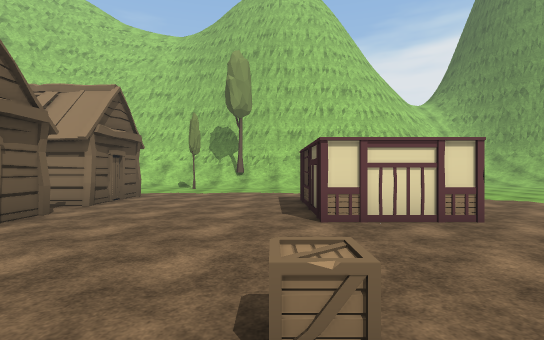
View 1 (above)

21 first-person views from a walk through a 3-D level made in the Unity game engine. The camera is 1.4 m above the floor, looks level and sees 85° across. The floor is counted in squares, 2 m on a side. Each view is taken from the middle of a square. On the plan, view 1 faces up. The plan holds only what a view shows up to about 10 squares ahead; the rest is blank. The place goes on beyond the plan. The player is left out. Some surface patterns are stand-ins.

View 2
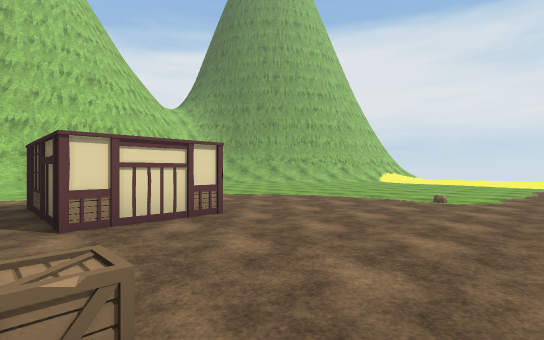

View 3
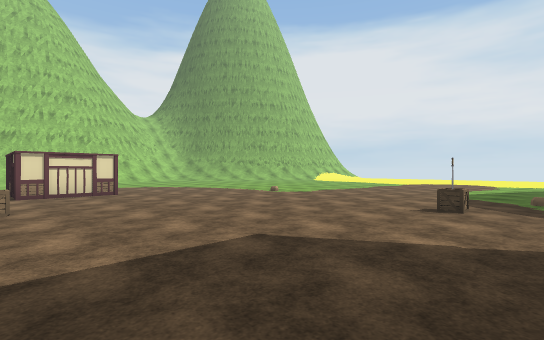

View 4
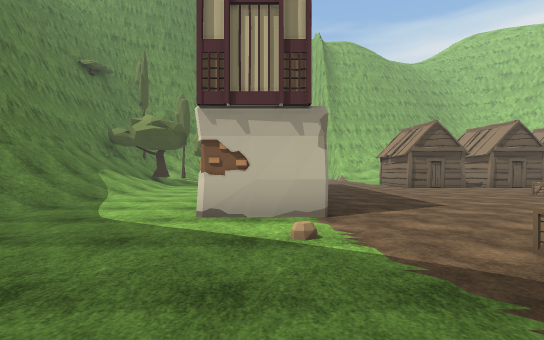

View 5
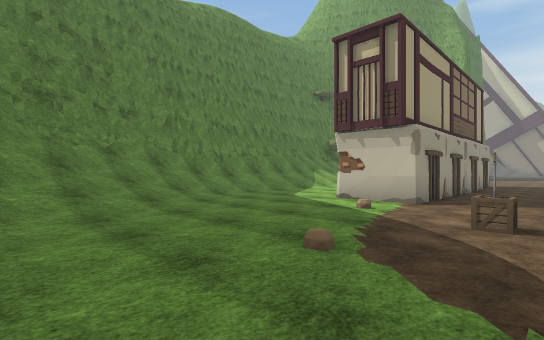

View 6
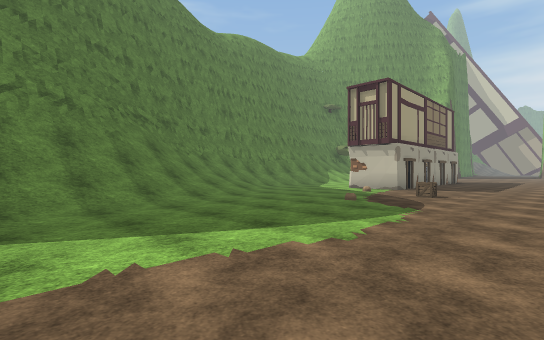

View 7
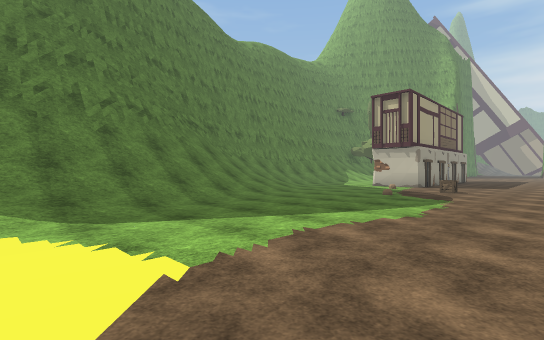

View 8
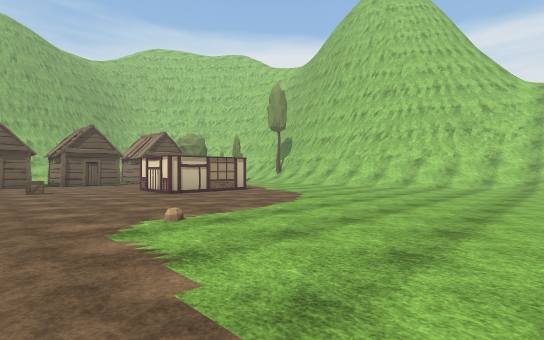

View 9
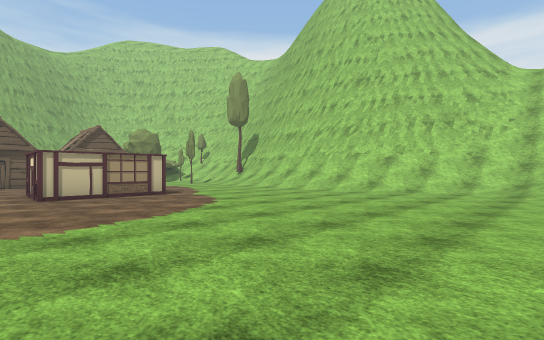

View 10
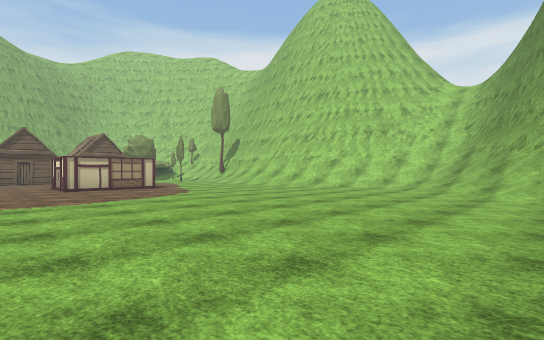

View 11
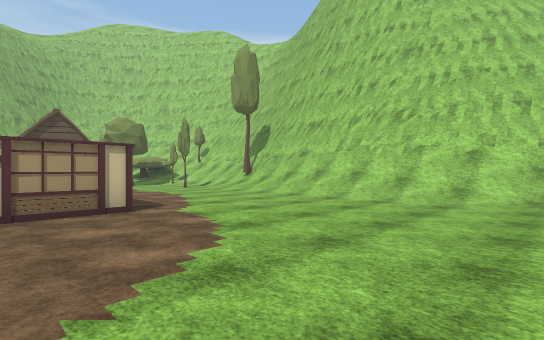

View 12
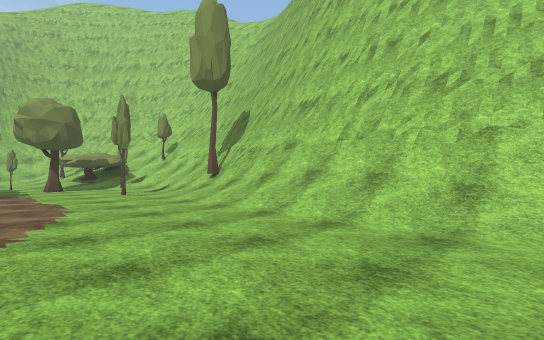

View 13
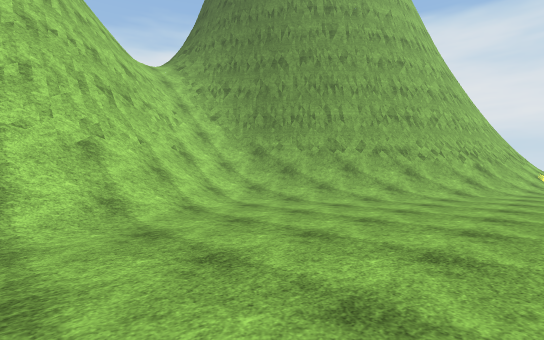

View 14
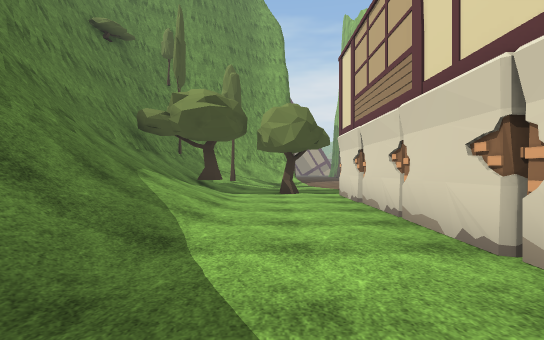

View 15
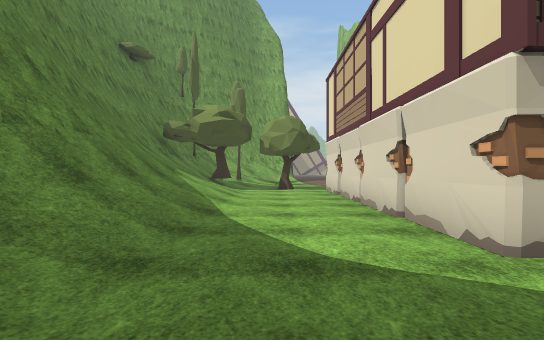

View 16
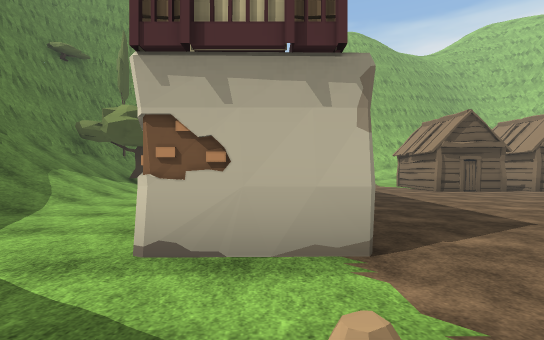

View 17
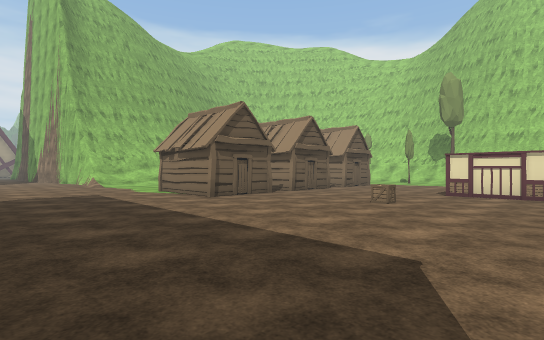

View 18
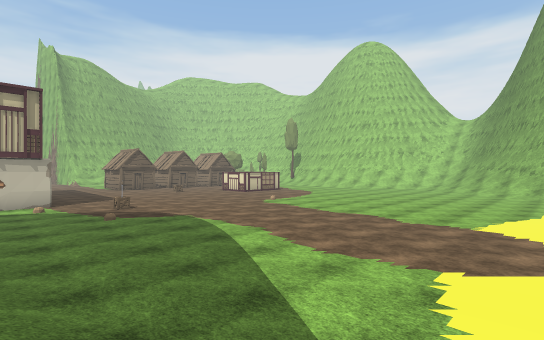

View 19
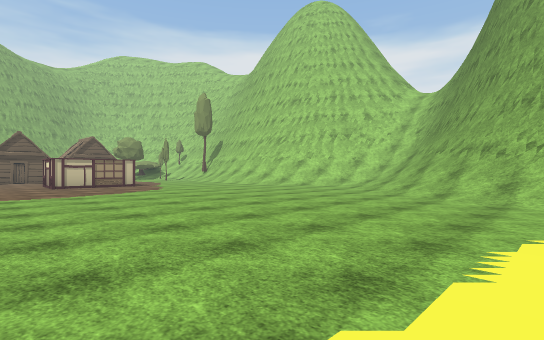

View 20
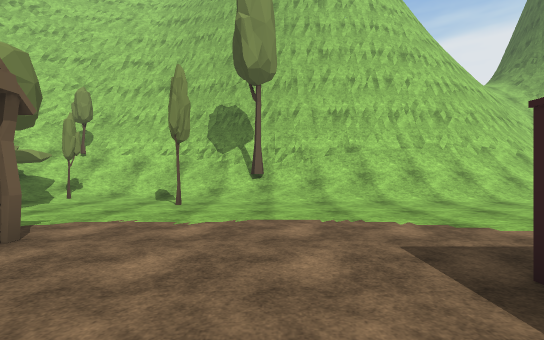

View 21
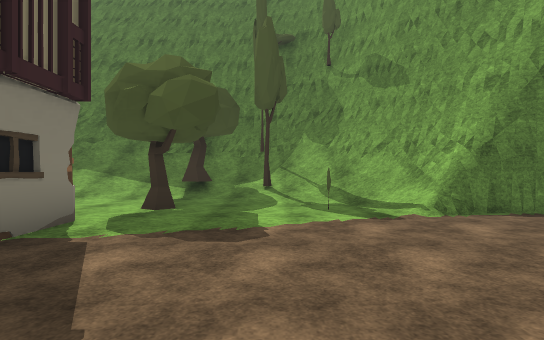

### Floor plan
Key: @ floor where view 1 was taken; # wall or solid block; . main floor; : floor 0.25 m higher than the main floor; + floor 2.25 m higher than the main floor; / step, stairs or slope; = window, fence, low wall or low ledge; H hut; C crate; T tree; O other object.
Columns run from 12 left of view 1 to 16 right of it. Each row starts with its distance up from view 1.
 15    ########      ####///##
 14    //T/=###########//////#
 13     ///////T/////////////##
 12      /T...//////////...///###
 11       ...T..............///##
 10       T..................////
  9       .....................//
  8         H....................
  7         H....##..............
  6        HH....##..............
  5         .....##..............
  4         H....##..............
  3         H....................
  2         ...........:.........
  1        HH...C................
  0       H.H...@................
 -1      ........................
 -2     .........................
 -3    ..........................
 -4    ..............OC..........
 -5    ..........................
 -6   ......O O O O#..........///
 -7  .......########.......//////
 -8 ###/O..T............/////////
 -9  ##//..............///////###
-10   #//T/..//////..///////####
-11   ##///T/////////////####
-12    ##+/T//////#########
-13    ############

Where each view was taken, in squares from view 1:
view 1: 0 up, 0 right, facing up
view 2: 0 up, 0 right, facing up-right
view 3: 5 down, 0 right, facing up-right
view 4: 6 down, 8 right, facing left
view 5: 3 down, 10 right, facing down-left
view 6: 1 down, 14 right, facing down-left
view 7: 1 down, 16 right, facing down-left
view 8: 0 up, 11 right, facing up-left
view 9: 3 up, 11 right, facing up-left
view 10: 2 up, 14 right, facing up-left
view 11: 5 up, 8 right, facing up-left
view 12: 8 up, 6 right, facing up-left
view 13: 8 up, 5 right, facing up-right
view 14: 9 down, 4 right, facing left
view 15: 9 down, 6 right, facing left
view 16: 6 down, 6 right, facing left
view 17: 5 down, 3 right, facing up-left
view 18: 7 down, 16 right, facing up-left
view 19: 2 up, 16 right, facing up-left
view 20: 5 up, 1 left, facing up
view 21: 3 down, 7 left, facing down
